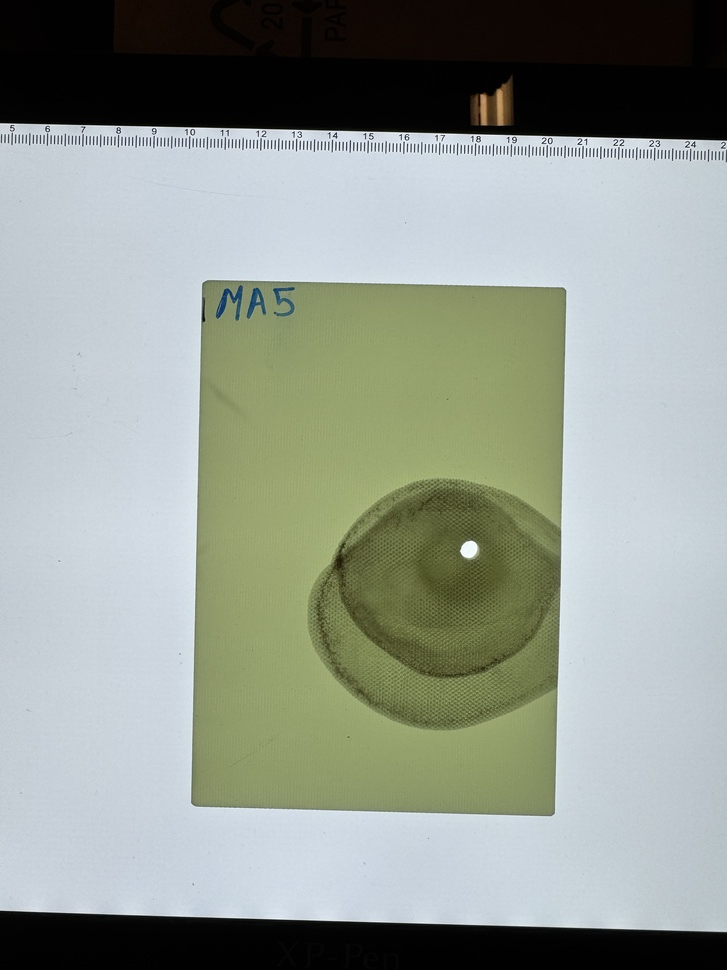
#> input picture PhotoSets/MASet/Before/MA5.jpeg, 727 x 970 px, shrunk from 3024 x 4032 before the run
$ python damageHighlight.py
#> lines starting #> are read from the running program, lines starting #| are printed output that depends on the picture; after the words box and inside, x2 and y2 are one past the last pixel; in counts of white or black regions, pixels touching at a corner belong together
from cmath import rect
import numpy as np
from scipy.signal import find_peaks
import cv2
from matplotlib import pyplot as plt
import os
import pandas as pd
from scipy import signal
import math


img = cv2.imread('PhotoSets/MASet/Before/MA5.jpeg')
#> img is the input picture: shape (970, 727, 3); mean B, G, R 145, 154.1, 146.5
imggray = cv2.cvtColor(img, cv2.COLOR_BGR2GRAY)
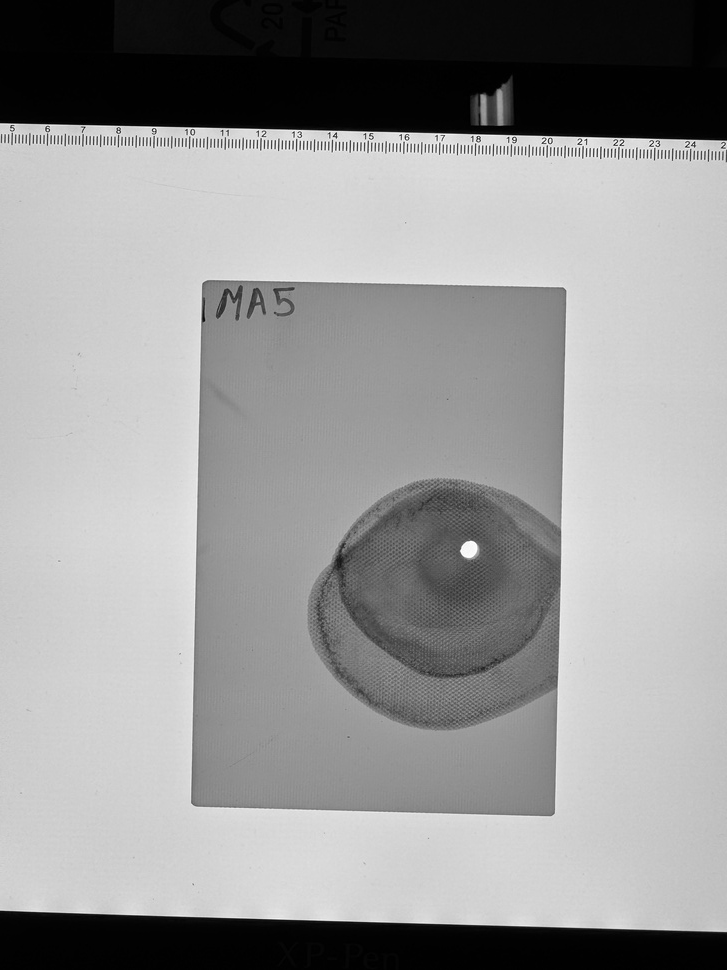
#> imggray: shape (970, 727); min 0, max 254, mean 150.7

# Apply Canny edge detection
edges = cv2.Canny(imggray, 100, 200)
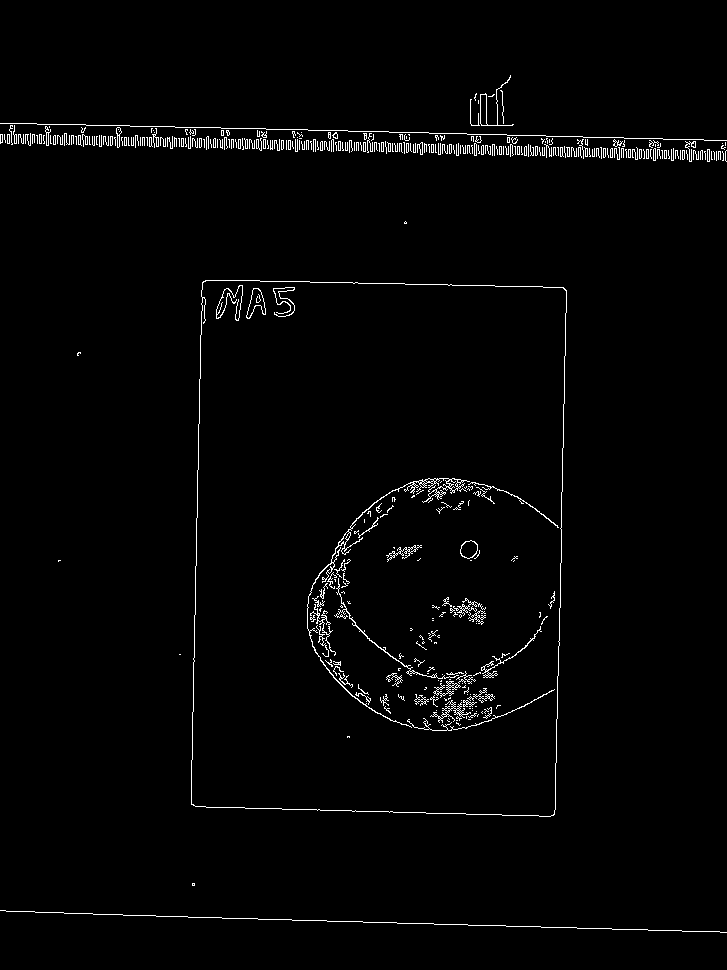
#> edges: shape (970, 727); 1.8% white in thin lines or dots, all inside (x1, y1, x2, y2) = (0, 75, 727, 933)

contours = cv2.findContours(edges, cv2.RETR_EXTERNAL, cv2.CHAIN_APPROX_SIMPLE)[0]
#> contours = 241 contours, 229 with area under 20; largest, box (x1, y1, x2, y2) and area: (191, 280, 567, 817) 192364, (480, 75, 514, 126) 196, (116, 127, 122, 148) 54, (45, 126, 51, 146) 32, (417, 142, 423, 155) 30
ImgContours = cv2.drawContours(img.copy(), contours, -1, (0, 255, 0), 3)
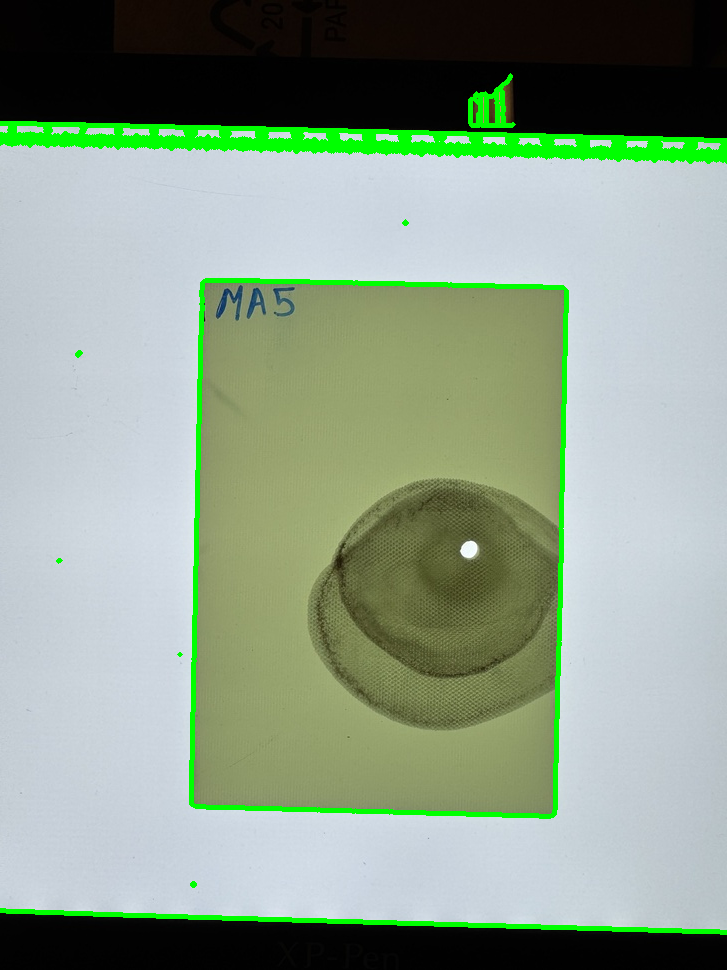
#> ImgContours: shape (970, 727, 3); mean B, G, R 138.5, 157.9, 140.2
fig, ax = plt.subplots(1, 3, figsize=(12, 6))
ax[0].imshow(imggray, cmap='gray')
ax[0].set_title('Canny Edges')
ax[0].set_axis_off()

ax[1].imshow(edges, cmap='gray')
ax[1].set_title('Original Image')
ax[1].set_axis_off()

ax[2].imshow(ImgContours)
ax[2].set_title('Detected Contours')
ax[2].set_axis_off()
plt.show()
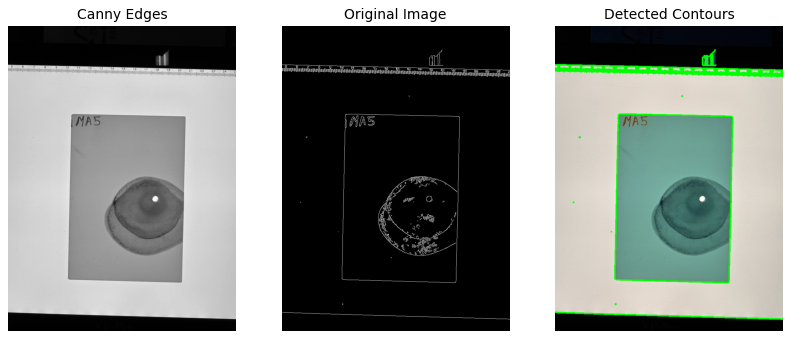
#> figure drawn by matplotlib, 3 panels; B, G, R data is drawn as R, G, B

$ run again, with PhotoSets/MASet/Before/MA1.jpeg copied over PhotoSets/MASet/Before/MA5.jpeg
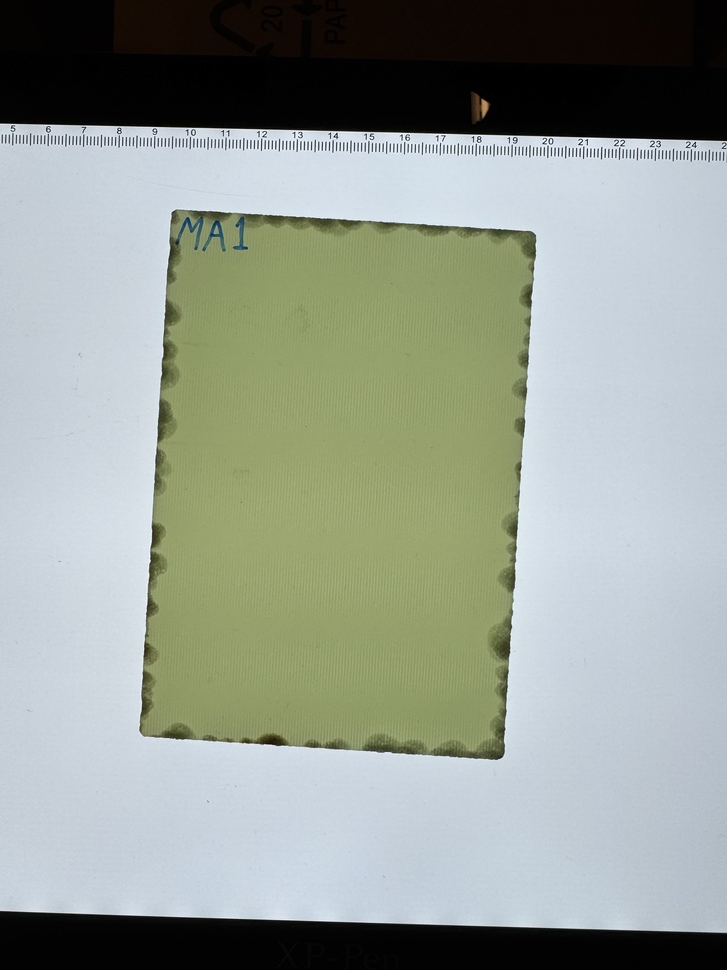
#> input picture PhotoSets/MASet/Before/MA1.jpeg, 727 x 970 px, shrunk from 3024 x 4032 before the run
#> img is the input picture: shape (970, 727, 3); mean B, G, R 147.6, 156.4, 148.6
#> `edges = cv2.Canny(imggray, 100, 200)`:
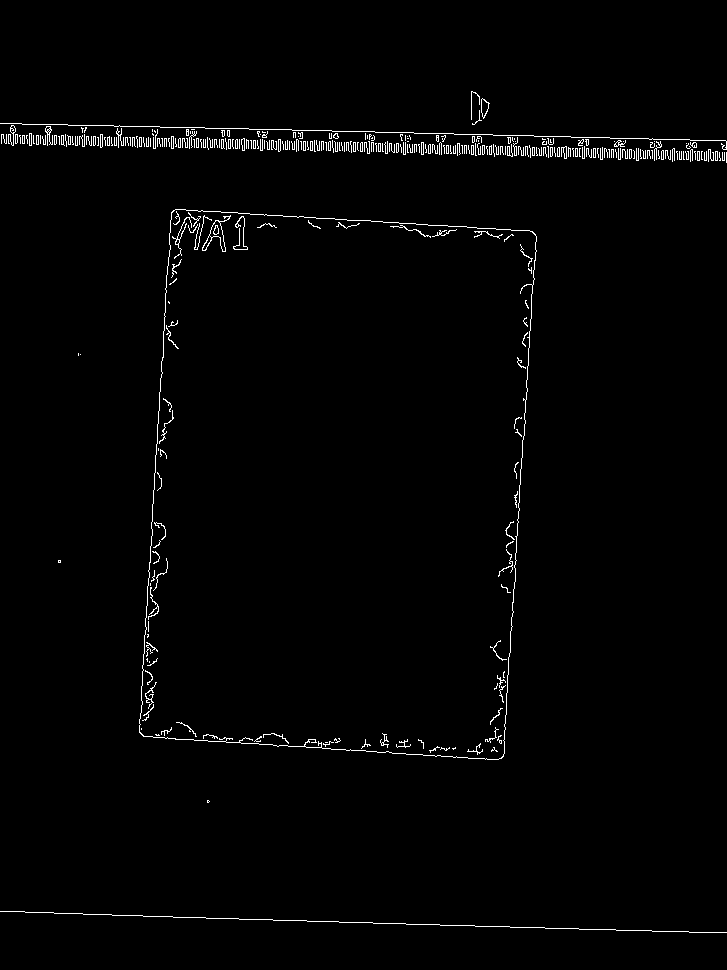
#> edges: shape (970, 727); 1.4% white in thin lines or dots, all inside (x1, y1, x2, y2) = (0, 91, 727, 933)
#> contours = 250 contours, 238 with area under 20; largest, box (x1, y1, x2, y2) and area: (139, 209, 537, 760) 193169, (481, 98, 490, 119) 97, (45, 126, 53, 146) 36, (8, 125, 16, 146) 34, (561, 146, 567, 159) 30
#> `plt.show()`:
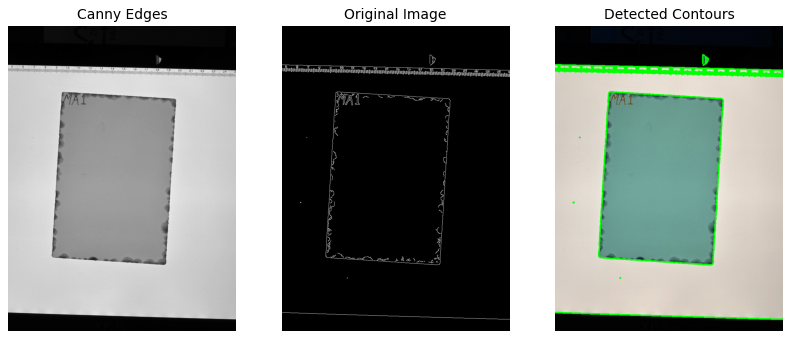
#> figure drawn by matplotlib, 3 panels; B, G, R data is drawn as R, G, B

$ run again, with PhotoSets/MASet/Before/MA2.jpeg copied over PhotoSets/MASet/Before/MA5.jpeg
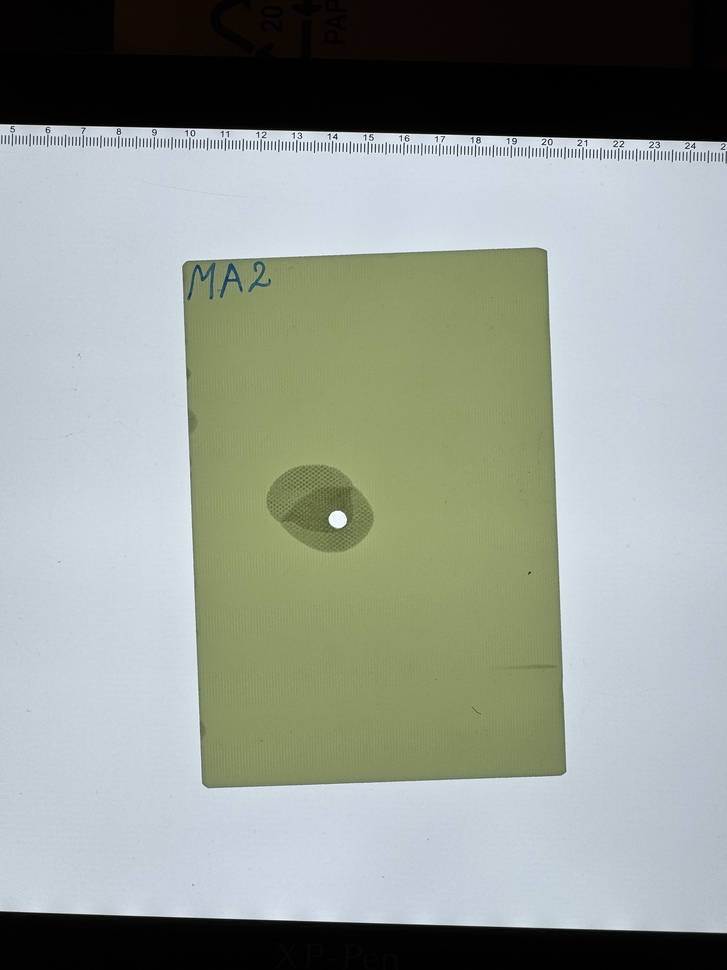
#> input picture PhotoSets/MASet/Before/MA2.jpeg, 727 x 970 px, shrunk from 3024 x 4032 before the run
#> img is the input picture: shape (970, 727, 3); mean B, G, R 146, 154.5, 146.6
#> `edges = cv2.Canny(imggray, 100, 200)`:
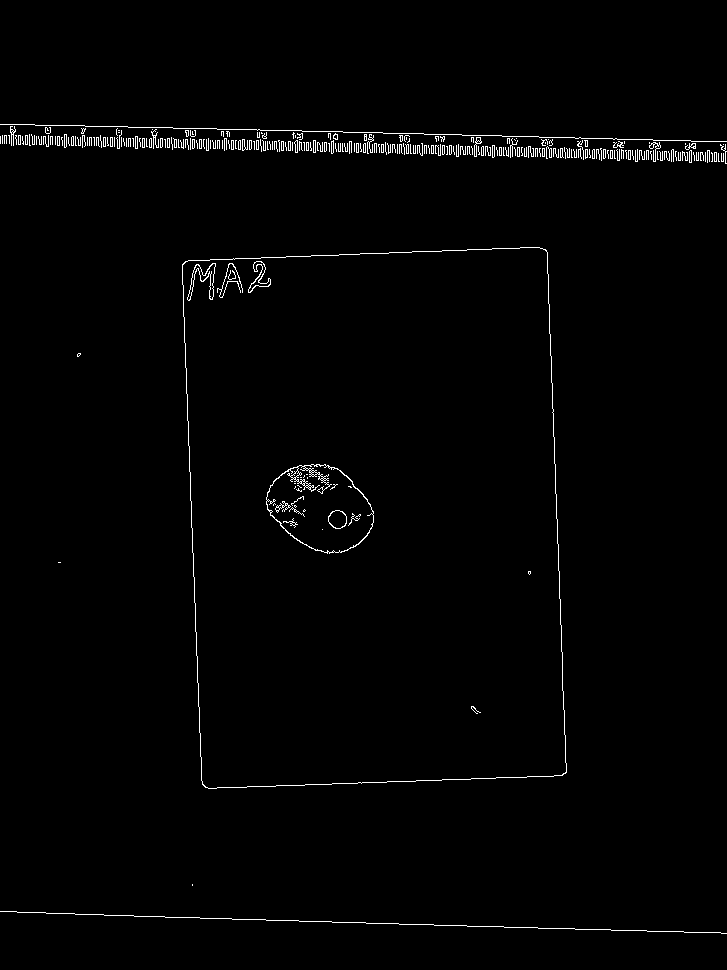
#> edges: shape (970, 727); 1.3% white in thin lines or dots, all inside (x1, y1, x2, y2) = (0, 124, 727, 934)
#> contours = 239 contours, 227 with area under 20; largest, box (x1, y1, x2, y2) and area: (182, 247, 567, 789) 192841, (474, 137, 482, 157) 51, (649, 142, 661, 162) 36, (294, 140, 298, 153) 26, (64, 134, 67, 148) 26
#> `plt.show()`:
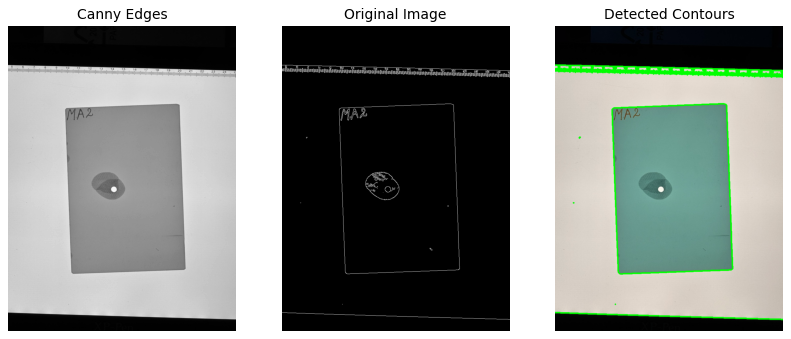
#> figure drawn by matplotlib, 3 panels; B, G, R data is drawn as R, G, B
